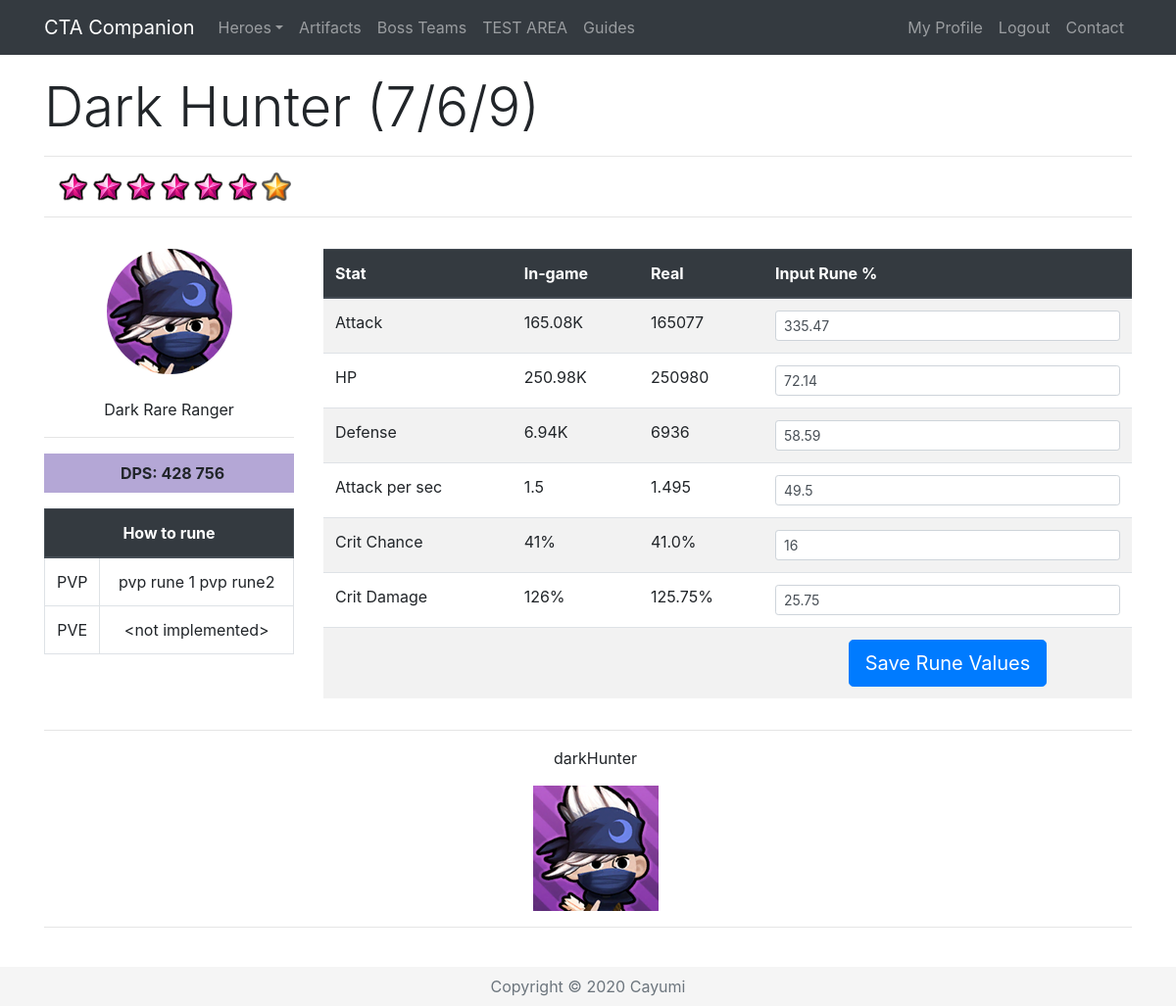
The page /Hero/18 (signed in) on the database its author committed.
### app/models.py (models this page shows, shortened)
class Base(db.Model):
    id = db.Column(db.Integer, primary_key=True)
    name = db.Column(db.String(32), index=True, unique=True)
    nameSafe = db.Column(db.String(32), index=True, unique=True)
    job = db.Column(db.String(16), index=True)
    rarity = db.Column(db.String(16), index=True)
    element = db.Column(db.String(16), index=True)
    gender = db.Column(db.String(16), index=True)
    crusher = db.Column(db.Integer, index=True)
    fly = db.Column(db.Integer, index=True)
    blitz = db.Column(db.Integer, index=True)
    atk = db.Column(db.Integer, index=True)
    hp = db.Column(db.Integer, index=True)
    defense = db.Column(db.Integer, index=True)
    crit = db.Column(db.Integer, index=True)
    critDmg = db.Column(db.Integer, index=True)
    movespeed = db.Column(db.Integer, index=True)
    aps = db.Column(db.Integer, index=True)
    arange = db.Column(db.Integer, index=True)
    resistance = db.Column(db.Integer, index=True)
    frenzy = db.Column(db.Integer, index=True)
    dodge = db.Column(db.Integer, index=True)
    stun = db.Column(db.Integer, index=True)
    stunTime = db.Column(db.Integer, index=True)
    aoe = db.Column(db.Integer, index=True)
    ult = db.Column(db.Integer, index=True)
    kshp = db.Column(db.Integer, index=True)
    gold = db.Column(db.Integer, index=True)
    freeze = db.Column(db.Integer, index=True)
    freezeTime = db.Column(db.Integer, index=True)
    freezeDmg = db.Column(db.Integer, index=True)
    burn = db.Column(db.Integer, index=True)
    burnTime = db.Column(db.Integer, index=True)
    burnDmg = db.Column(db.Integer, index=True)
    poison = db.Column(db.Integer, index=True)
    poisonTime = db.Column(db.Integer, index=True)
    poisonDmg = db.Column(db.Integer, index=True)
    sp2 = db.Column(db.Integer, index=True)
    sp2num = db.Column(db.Integer, index=True)
    buffElement = db.Column(db.String(16), index=True)
    buffType = db.Column(db.Integer, index=True)
    buffStat = db.Column(db.String(16), index=True)
    buff = db.Column(db.Integer, index=True)
    heroes = db.relationship('Hero', backref='baseStats', lazy='dynamic')

class Hero(db.Model):
    id = db.Column(db.Integer, primary_key=True)
    level = db.Column(db.Integer, index=True)
    awaken = db.Column(db.Integer, index=True)
    wpn = db.Column(db.Integer, index=True)
    medals = db.Column(db.Integer, index=True)
    runedAtk = db.Column(db.Integer, index=True)
    runedHp = db.Column(db.Integer, index=True)
    runedDef = db.Column(db.Integer, index=True)
    runedAps = db.Column(db.Integer, index=True)
    runedCrit = db.Column(db.Integer, index=True)
    runedCritDmg = db.Column(db.Integer, index=True)
    user_id = db.Column(db.Integer, db.ForeignKey('user.id'))
    base_id = db.Column(db.Integer, db.ForeignKey('base.id'))
    def displayStat(self, stat):
        if stat < 1000:
            return str(int(round(stat, 0)))
        elif stat > 1000000:
            return str(round(stat/1000000, 2))+"M"
        else:
            return str(round(stat/1000, 2))+"K"
    def atk(self):
        runedAttack = self.runedAtk
        base = self.baseStats.atk
        level = self.level
        awaken = self.awaken
        atk = int(base * (2 ** (level - 1)) * (1.5 ** awaken))
        runedAtk = atk + (atk * (runedAttack / 100))
        return int(runedAtk)
    def hp(self):
        runedHP = self.runedHp
        base = self.baseStats.hp
        level = self.level
        awaken = self.awaken
        hp = int(base * (2 ** (level - 1)) * (1.5 ** awaken))
        runedHP = hp + (hp * (runedHP / 100))
        return int(runedHP)
    def defense(self):
        runedDef = self.runedDef
        base = self.baseStats.defense
        level = self.level
        awaken = self.awaken
        defense = int(base * (2 ** (level - 1)) * (1.5 ** awaken))
        runedDef = defense + (defense * (runedDef / 100))
        return int(runedDef)
    def aps(self):
        runedAps = self.runedAps
        base = self.baseStats.aps
        runedAps = base + (base * (runedAps / 100))
        return runedAps
    def crit(self):
        runedCrit = self.runedCrit
        base = self.baseStats.crit
        return (base + runedCrit)/100
    def critDmg(self):
        runedDmg = self.runedCritDmg
        base = self.baseStats.critDmg
        return (base + runedDmg)/100
    def dpsSP2(self):
        sp2 = 1
        sp2num = 5
        atk = self.atk()
        aps = self.aps()
        crit = self.crit()
        critDmg = self.critDmg()
        dps = ((atk * aps * (1-crit)) + (atk * aps * crit * critDmg)) * (6 + sp2 * sp2num)/7
        dps = int(round(dps))
        return '{:,}'.format(dps).replace(',', ' ')

### app/routes.py (the view, shortened to what this page needs)
@app.route('/Hero/<heroid>', methods=["GET", "POST"])
@login_required
def hero(heroid):
    user = User.query.join(Hero).filter(Hero.id==heroid)
    selectedHero = Hero.query.get(heroid)
    howToRune = "<not implemented>"
    heroInfo = "<placeholder for hero information>"
    if request.method == "GET":
        return render_template('hero.html', selectedHero=selectedHero, title=selectedHero.baseStats.name, user=user, howToRune=howToRune, heroInfo=heroInfo, heroDict=heroDict)

### app/models.py (called while the page is built)
@login.user_loader
def load_user(id):
    return User.query.get(int(id))

### app/templates/hero.html (shortened to what this page needs)
{% extends "base.html" %}
{% block content %}
{% if user[0] == current_user %}
{% set current = selectedHero.baseStats.nameSafe %}
 <div class="row pt-3">
    <div class="col-lg-12">
      <h1 class="display-4">{{ selectedHero.baseStats.name }} ({{ selectedHero.level }}/{{ selectedHero.awaken }}/{{ selectedHero.wpn }}) </h1>
      <hr>
      <p class="instructions">
          {% for i in range(selectedHero.awaken) %}
          <img src="{{ url_for('static', filename='awaken.png') }}" width="30" alt="Awaken">
          {% endfor %}
          {%for i in range(selectedHero.level - selectedHero.awaken) %}
          <img src="{{ url_for('static', filename='star.png') }}" width="30" alt="Star">
          {% endfor %}
      </p>
      <hr>
    </div>
 </div>
  <div class="row align-middle">
    <div class="col-lg-3 text-center align-middle pt-3">
        <img class="img-fluid rounded-circle" src="/static/{{selectedHero.baseStats.nameSafe}}.png" alt="{{selectedHero.baseStats.name}}"><br><br>
        {{ selectedHero.baseStats.element }} {{ selectedHero.baseStats.rarity }} {{ selectedHero.baseStats.job }}<hr>
        <p class="instructions {{selectedHero.baseStats.element}}{{selectedHero.baseStats.rarity}}"><b>DPS: {{ selectedHero.dpsSP2() }}</b>
        <table class="table table-bordered">
        <thead class="thead-dark">
        <tr>
            <th colspan="2">How to rune</th>
        </tr>
        </thead>
        <tr>
            <td width="20%">PVP</td>
            <td>{{ heroDict[current][0][0] }} {{ heroDict[current][0][1] }}</td>
        </tr>
        <tr>
            <td width="20%">PVE</td>
            <td>{{ howToRune }}</td>
        </tr>
    </table>
      </div>
      <div class="col lg-9 pt-3">
<form action="/Hero/{{ selectedHero.id }}" method="post" novalidate>
 <table class="table table-striped">
     <thead class="thead-dark">
          <tr>
              <th>Stat</th>
              <th>In-game</th>
              <th>Real</th>
              <th>Input Rune %</th>
          </tr>
          </thead>
              <tr class="text-left">
                  <td>Attack</td>
                  <td>{{ selectedHero.displayStat(selectedHero.atk()) }}</td>
                  <td>{{ selectedHero.atk() }}</td>
                  <td><input type="text" maxlength="10" class="form-control form-control-sm" id="{{ selectedHero.id }}runedAtk" value="{{ selectedHero.runedAtk }}" name="{{ selectedHero.id }}runedAtk"></td>
              </tr>
              <tr class="text-left">
                  <td>HP</td>
                  <td>{{ selectedHero.displayStat(selectedHero.hp()) }}</td>
                  <td>{{ selectedHero.hp() }}</td>
                  <td><input type="text" maxlength="10" class="form-control form-control-sm" id="{{ selectedHero.id }}runedHp" value="{{ selectedHero.runedHp }}" name="{{ selectedHero.id }}runedHp" onkeypress="return isNumber9(event)"></td>
              </tr>
              <tr class="text-left">
                  <td>Defense</td>
                  <td>{{ selectedHero.displayStat(selectedHero.defense()) }}</td>
                  <td>{{ selectedHero.defense() }}</td>
                  <td><input type="text" maxlength="10" class="form-control form-control-sm" id="{{ selectedHero.id }}runedDef" value="{{ selectedHero.runedDef }}" name="{{ selectedHero.id }}runedDef" onkeypress="return isNumber9(event)"></td>
              </tr>
              <tr class="text-left">
                  <td>Attack per sec</td>
                  <td>{{ selectedHero.aps()|round(2, 'common' ) }}</td>
                  <td>{{ selectedHero.aps() }}</td>
                  <td><input type="text" maxlength="10" class="form-control form-control-sm" id="{{ selectedHero.id }}runedAps" value="{{ selectedHero.runedAps }}" name="{{ selectedHero.id }}runedAps" onkeypress="return isNumber9(event)"></td>
              </tr>
                <tr class="text-left">
                  <td>Crit Chance</td>
                  <td>{{ (selectedHero.crit()*100)|round|int }}%</td>
                    <td>{{ selectedHero.crit()*100 }}% </td>
                    <td><input type="text" maxlength="10" class="form-control form-control-sm" id="{{ selectedHero.id }}runedCrit" value="{{ selectedHero.runedCrit }}" name="{{ selectedHero.id }}runedCrit" onkeypress="return isNumber9(event)"></td>
              </tr>
              <tr class="text-left">
                  <td>Crit Damage</td>
                  <td>{{ ((selectedHero.critDmg())*100)|round|int }}%</td>
                  <td>{{ (selectedHero.critDmg()*100)|round(2, 'common') }}%</td>
                  <td><input type="text" maxlength="10" class="form-control form-control-sm" id="{{ selectedHero.id }}runedCritDmg" value="{{ selectedHero.runedCritDmg }}" name="{{ selectedHero.id }}runedCritDmg" onkeypress="return isNumber9(event)"></td>
              </tr>
     <tr class="text-center">
                  <td>&nbsp;</td>
                  <td>&nbsp;</td>
                  <td>&nbsp;</td>
                  <td><button class="btn btn-primary btn-lg" type="submit">Save Rune Values</button></td>
              </tr>
          </table>
</form>
    </div>
      </div>
<div class="row">
    <div class="col-lg-12 text-center">
      <hr>
        <p class="instructions">{{heroDict[current][2]}}</p>
        <p class="instructions"><img class="img-fluid" src="/static/{{heroDict[current][2]}}.png" alt="{{selectedHero.baseStats.name}}"></p>
        <hr>
    </div>
</div>
<br>
{% endif %}
{% endblock %}

### app/static/style.css (style rules this page uses)
.DarkRare { background-color: #B4A7D6; padding: 8px; }
.instructions { padding-left: 15px; }

### app/templates/base.html (style rules this page uses)
html { position: relative; min-height: 100%; }
body { margin-bottom: 40px; }

### rows shown on the page
Base: baseStats.name "Dark Hunter", baseStats.nameSafe (picture), baseStats.element "Dark", baseStats.rarity "Rare", baseStats.job "Ranger", nameSafe "pvp rune 1", nameSafe "pvp rune2", nameSafe "darkHunter", nameSafe (picture)
Hero: level "7", awaken "6", wpn "9", dpsSP2 "428 756", displayStat "165.08K", atk "165077", runedAtk "335.47", displayStat "250.98K", hp "250980", runedHp "72.14", displayStat "6.94K", defense "6936", runedDef "58.59", aps "1.5", aps "1.495", runedAps "49.5", (selectedHero.crit()*100)|round|int "41", selectedHero.crit()*100 "41.0", runedCrit "16", ((selectedHero.critDmg())*100)|round|int "126", (selectedHero.critDmg()*100)|round(2,'common') "125.75", runedCritDmg "25.75"

### other values the page prints
{{ howToRune }} "<not implemented>"
